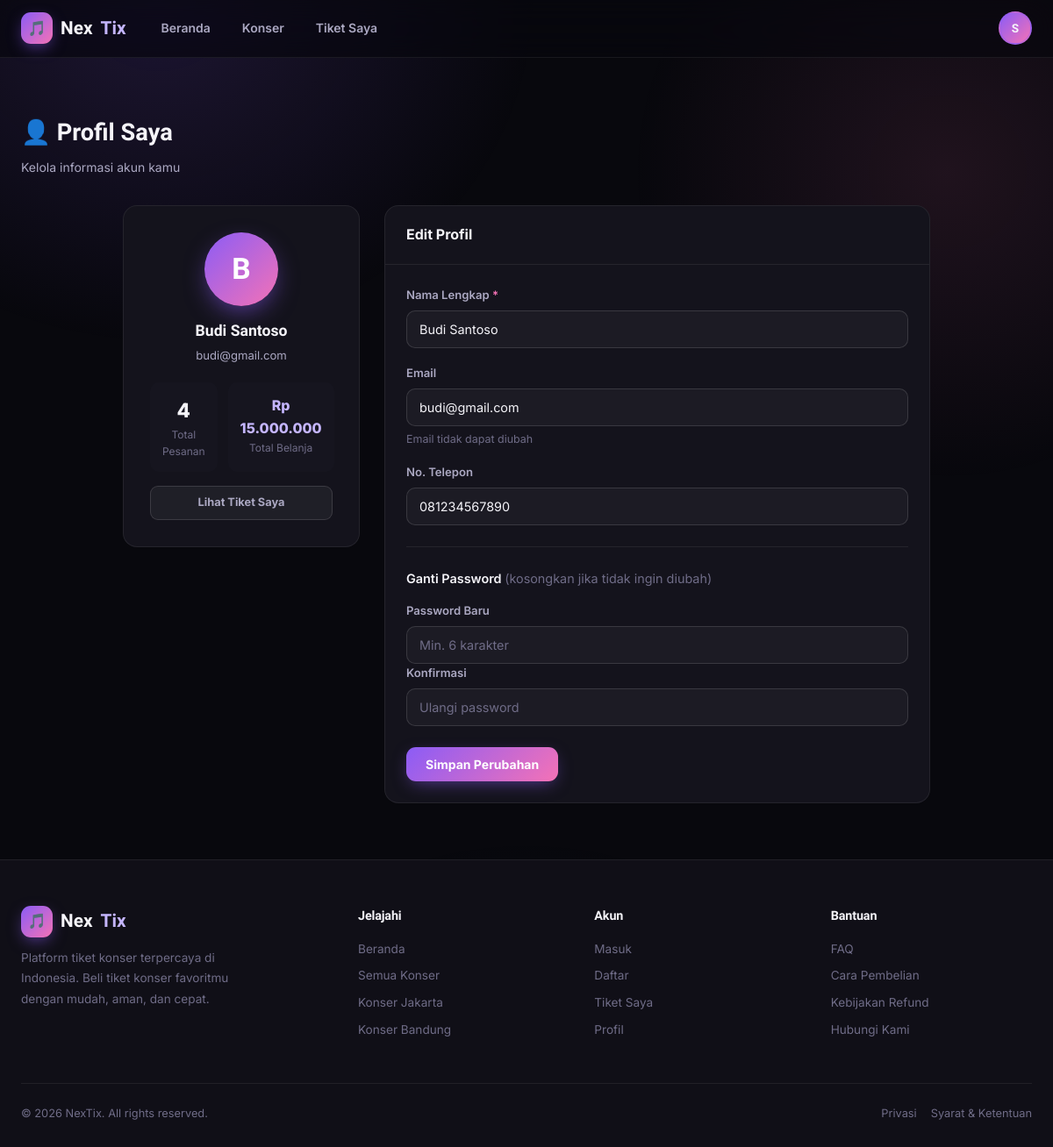
Page /profile.php (signed in) on the committed database.
### tables this page shows
CREATE TABLE users (
    id          INT AUTO_INCREMENT PRIMARY KEY,
    nama        VARCHAR(100) NOT NULL,
    email       VARCHAR(100) NOT NULL UNIQUE,
    password    VARCHAR(255) NOT NULL,
    telepon     VARCHAR(20)  DEFAULT NULL,
    foto        VARCHAR(255) DEFAULT NULL,
    is_active   TINYINT(1)  DEFAULT 1,
    last_login  DATETIME    DEFAULT NULL,
    created_at  TIMESTAMP   DEFAULT CURRENT_TIMESTAMP,
    updated_at  TIMESTAMP   DEFAULT CURRENT_TIMESTAMP ON UPDATE CURRENT_TIMESTAMP
);

### config/database.php (called while the page is built, shortened)
<?php
class DB {
    private static ?PDO $pdo = null;
    public static function conn(): PDO {
        if (self::$pdo === null) {
            $dsn = 'mysql:host=' . DB_HOST . ';port=' . DB_PORT
                 . ';dbname=' . DB_NAME . ';charset=utf8mb4';
            self::$pdo = new PDO($dsn, DB_USER, DB_PASS, [
                PDO::ATTR_ERRMODE            => PDO::ERRMODE_EXCEPTION,
                PDO::ATTR_DEFAULT_FETCH_MODE => PDO::FETCH_ASSOC,
                PDO::ATTR_EMULATE_PREPARES   => false,
            ]);
        }
        return self::$pdo;
    }
    public static function row(string $sql, array $params = []): ?array {
        $stmt = self::conn()->prepare($sql);
        $stmt->execute($params);
        $row = $stmt->fetch();
        return $row ?: null;
    }
    public static function val(string $sql, array $params = []): mixed {
        $stmt = self::conn()->prepare($sql);
        $stmt->execute($params);
        return $stmt->fetchColumn();
    }
}

### config/app.php (called while the page is built, shortened)
<?php
function rupiah(float $n): string {
    return 'Rp ' . number_format($n, 0, ',', '.');
}

### public/profile.php (the view, shortened to what this page needs)
<?php
$user   = DB::row("SELECT * FROM users WHERE id = ?", [$_SESSION['user_id']]);
$totalOrders = DB::val("SELECT COUNT(*) FROM orders WHERE user_id=?",[$_SESSION['user_id']]);
$totalSpend  = DB::val("SELECT COALESCE(SUM(total),0) FROM orders WHERE user_id=? AND status='paid'",[$_SESSION['user_id']]);
?>
<!DOCTYPE html>
<html lang="id">
<head>
  <link rel="stylesheet" href="<?= APP_URL ?>/assets/css/main.css">
</head>
<body>
<?php include '../includes/navbar.php'; ?>
<section class="section">
  <div class="section-inner">
    <div class="page-title">👤 Profil Saya</div>
    <div class="page-sub">Kelola informasi akun kamu</div>
    <div class="profile-grid">
      <div>
        <div class="profile-card">
          <div class="profile-avatar"><?= strtoupper(substr($user['nama'],0,1)) ?></div>
          <div class="profile-name"><?= htmlspecialchars($user['nama']) ?></div>
          <div class="profile-email"><?= htmlspecialchars($user['email']) ?></div>
          <div style="display:grid;grid-template-columns:1fr 1fr;gap:12px;margin-top:20px">
            <div style="background:var(--bg3);border-radius:10px;padding:14px;text-align:center">
              <div style="font-size:1.4rem;font-weight:800"><?= $totalOrders ?></div>
              <div style="font-size:.75rem;color:var(--text3)">Total Pesanan</div>
            </div>
            <div style="background:var(--bg3);border-radius:10px;padding:14px;text-align:center">
              <div style="font-size:1rem;font-weight:800;color:var(--accent3)"><?= rupiah($totalSpend) ?></div>
              <div style="font-size:.75rem;color:var(--text3)">Total Belanja</div>
            </div>
          </div>
          <div style="margin-top:16px">
            <a href="<?= APP_URL ?>/public/tiket-saya.php" class="btn btn-ghost btn-full btn-sm">Lihat Tiket Saya</a>
          </div>
        </div>
      </div>
      <div class="card">
        <div class="card-header" style="font-weight:700">Edit Profil</div>
        <div class="card-body">
          <form method="POST" action="">
            <div class="form-group">
              <label class="form-label req">Nama Lengkap</label>
              <input type="text" name="nama" class="form-control" value="<?= htmlspecialchars($user['nama']) ?>" required>
            </div>
            <div class="form-group">
              <label class="form-label">Email</label>
              <input type="email" class="form-control" value="<?= htmlspecialchars($user['email']) ?>" disabled>
              <div class="form-hint">Email tidak dapat diubah</div>
            </div>
            <div class="form-group">
              <label class="form-label">No. Telepon</label>
              <input type="tel" name="telepon" class="form-control" value="<?= htmlspecialchars($user['telepon']??'') ?>">
            </div>
            <div class="divider"></div>
            <div style="font-weight:600;margin-bottom:14px;font-size:.9rem">Ganti Password <span style="font-weight:400;color:var(--text3)">(kosongkan jika tidak ingin diubah)</span></div>
            <div class="form-row">
              <div class="form-group mb-0">
                <label class="form-label">Password Baru</label>
                <input type="password" name="password" class="form-control" placeholder="Min. 6 karakter">
              </div>
              <div class="form-group mb-0">
                <label class="form-label">Konfirmasi</label>
                <input type="password" name="password2" class="form-control" placeholder="Ulangi password">
              </div>
            </div>
            <div style="margin-top:24px">
              <button type="submit" class="btn btn-primary">Simpan Perubahan</button>
            </div>
          </form>
        </div>
      </div>
    </div>
  </div>
</section>
<?php include '../includes/footer.php'; ?>
</body></html>

### assets/css/main.css (style rules this page uses)
*, *::before, *::after { box-sizing: border-box; margin: 0; padding: 0; }
:root { --bg: #08080d; --bg2: #100f17; --bg3: #19182280; --card: #14131c; --border: rgba(255,255,255,.07); --border2: rgba(255,255,255,.13); --accent: #8b5cf6; --accent2: #a78bfa; --accent3: #c4b5fd; --pink: #f472b6; --cyan: #22d3ee; --gold: #fbbf24; --green: #34d399; --red: #f87171; --blue: #60a5fa; --text: #f5f4f9; --text2: #aba8c2; --text3: #6f6c87; --radius: 16px; --radius-sm: 10px; --shadow: 0 10px 36px rgba(0,0,0,.5); --transition: .22s cubic-bezier(.4,0,.2,1); --font: 'Inter', system-ui, -apple-system, sans-serif; --font-d: 'Sora', 'Inter', system-ui, sans-serif; --grad-1: linear-gradient(135deg, var(--accent) 0%, var(--pink) 100%); --grad-2: linear-gradient(135deg, var(--cyan) 0%, var(--accent) 100%); }
html { scroll-behavior: smooth; }
body { font-family: var(--font); background: var(--bg); color: var(--text); min-height: 100vh; line-height: 1.6; -webkit-font-smoothing: antialiased; position: relative; display: flex; flex-direction: column; }
body::before { content: ''; position: fixed; inset: 0; z-index: -1; background: radial-gradient(ellipse 60% 50% at 15% 0%, rgba(139,92,246,.16), transparent 60%), radial-gradient(ellipse 50% 45% at 90% 15%, rgba(244,114,182,.10), transparent 60%), radial-gradient(ellipse 55% 45% at 50% 100%, rgba(34,211,238,.07), transparent 60%); pointer-events: none; }
a { color: inherit; text-decoration: none; }
.btn { display: inline-flex; align-items: center; justify-content: center; gap: 8px; padding: 11px 22px; border-radius: 11px; font-family: var(--font); font-size: .875rem; font-weight: 700; cursor: pointer; border: none; transition: transform var(--transition), box-shadow var(--transition), background var(--transition), color var(--transition), border-color var(--transition); white-space: nowrap; position: relative; overflow: hidden; }
.btn-primary { background: var(--grad-1); color: #fff; box-shadow: 0 6px 20px -6px rgba(139,92,246,.6); }
.btn-primary::after { content: ''; position: absolute; inset: 0; background: linear-gradient(120deg, transparent 30%, rgba(255,255,255,.28) 50%, transparent 70%); transform: translateX(-100%); transition: transform .6s ease; }
.btn-ghost { background: rgba(255,255,255,.05); color: var(--text2); border: 1px solid var(--border2); }
.btn-sm { padding: 8px 16px; font-size: .8rem; border-radius: 9px; }
.btn-full { width: 100%; }
.form-group { margin-bottom: 18px; }
.form-label { display: block; font-size: .82rem; font-weight: 600; color: var(--text2); margin-bottom: 7px; }
.form-label.req::after { content: ' *'; color: var(--pink); }
.form-control { width: 100%; padding: 12px 14px; background: rgba(255,255,255,.035); border: 1.5px solid var(--border2); border-radius: var(--radius-sm); color: var(--text); font-family: var(--font); font-size: .9rem; transition: border-color var(--transition), box-shadow var(--transition), background var(--transition); outline: none; }
.form-control::placeholder { color: var(--text3); }
.form-hint { font-size: .78rem; color: var(--text3); margin-top: 5px; }
.card { background: var(--card); border: 1px solid var(--border); border-radius: var(--radius); overflow: hidden; }
.card-body { padding: 24px; }
.card-header { padding: 20px 24px; border-bottom: 1px solid var(--border); }
.section { padding: 64px 24px; }
.section-inner { max-width: 1240px; margin: 0 auto; }
.profile-grid { display: grid; grid-template-columns: 270px 1fr; gap: 28px; max-width: 920px; margin: 0 auto; }
.profile-card { background: var(--card); border: 1px solid var(--border); border-radius: var(--radius); padding: 30px; text-align: center; }
.profile-avatar { width: 84px; height: 84px; border-radius: 50%; margin: 0 auto 14px; background: var(--grad-1); display: flex; align-items: center; justify-content: center; font-family: var(--font-d); font-size: 2.1rem; font-weight: 800; color: #fff; box-shadow: 0 10px 28px -6px rgba(139,92,246,.6); }
.profile-name { font-family: var(--font-d); font-size: 1.1rem; font-weight: 700; margin-bottom: 4px; }
.profile-email { font-size: .82rem; color: var(--text2); margin-bottom: 20px; }
.divider { height: 1px; background: var(--border); margin: 24px 0; }
.mb-0 { margin-bottom: 0; }
.page-title { font-family: var(--font-d); font-size: 1.7rem; font-weight: 800; margin-bottom: 6px; }
.page-sub { font-size: .875rem; color: var(--text2); margin-bottom: 32px; }

### rows in the picture
users: nama "B", nama "Budi Santoso", email "budi@gmail.com", telepon "081234567890"

### other values in the picture
$userInisial "S"
$totalOrders "4"
rupiah($totalSpend) "Rp 15.000.000"
